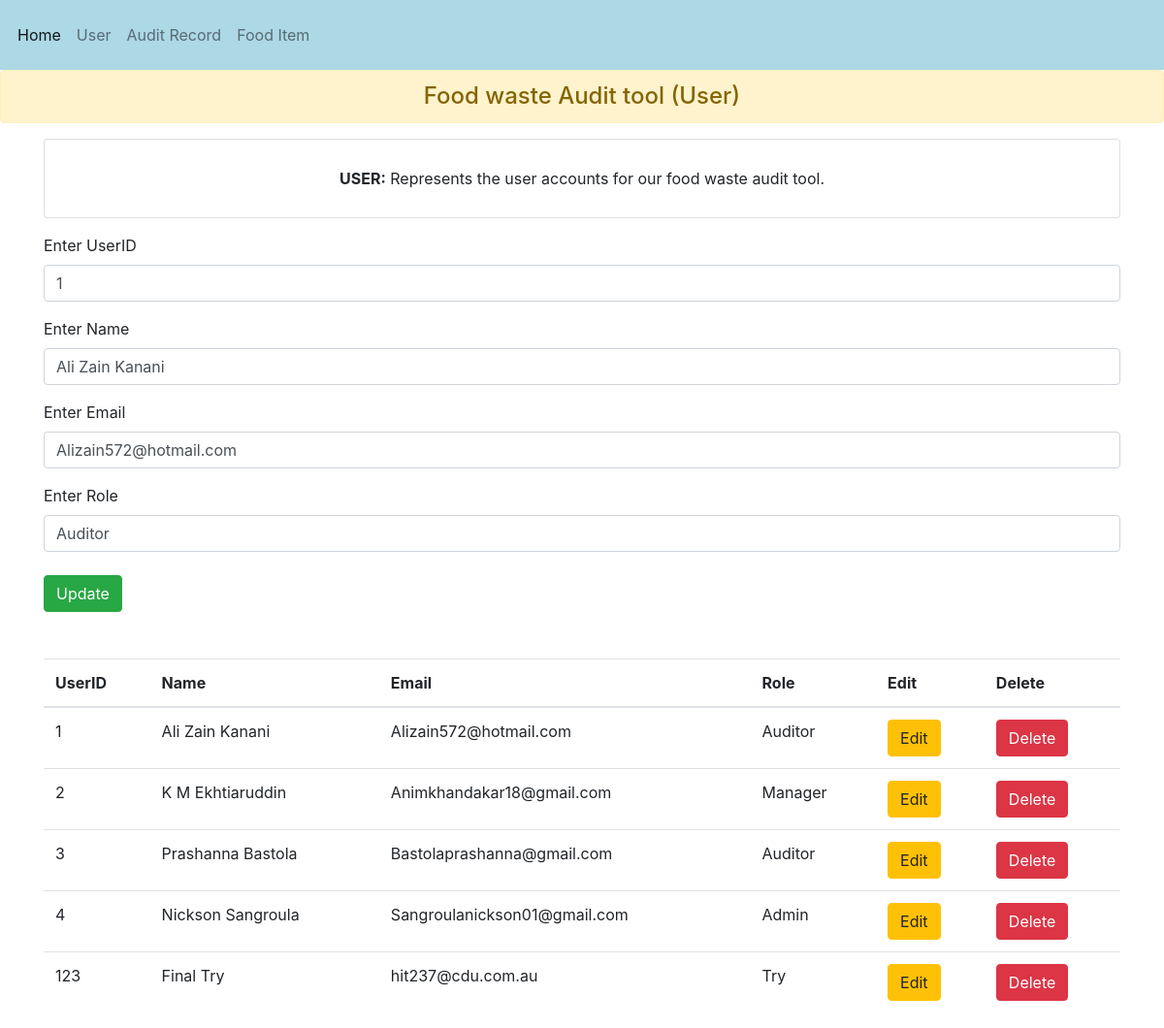
The app's page /update_user/20 with its own data.
### app/models.py (models this page shows, shortened)
class User(models.Model):
    userid  = models.CharField(max_length=200)
    name = models.TextField()
    email = models.TextField()
    role = models.TextField()

### app/views.py (the view)
# urls.py: path('update_user/<str:id>', views.UPDATE_user, name='update_user'),
def UPDATE_user(request, id):
    sel_recipe = User.objects.get(id = id)
    re = User.objects.all()
    context = {
        'sel_recipe' : sel_recipe,
        're' : re,
    }
    return render(request, 'user.html', context)

### app/templates/user.html (shortened to what this page needs)
{% load static %}
<!doctype html>
<html lang="en">
  <head>
    <link rel="stylesheet" href="https://cdn.jsdelivr.net/npm/bootstrap@4.3.1/dist/css/bootstrap.min.css">
    <link rel="stylesheet" type="text/css" href="{% static 'style.css' %}">
  </head>
  <body>
    <nav class="navbar navbar-expand-lg navbar-light ">
        <div class="collapse navbar-collapse" id="navbarNavAltMarkup">
          <div class="navbar-nav">
            <a class="nav-item nav-link active" href="{% url 'index' %}">Home</a>
            <a class="nav-item nav-link" href="{% url 'user' %}">User</a>
            <a class="nav-item nav-link" href="{% url 'audit_record' %}">Audit Record</a>
            <a class="nav-item nav-link" href="{% url 'food_items' %}">Food Item</a>
          </div>
        </div>
      </nav>
    <h4 class="alert alert-warning text-center">Food waste Audit tool (User)</h4>
    <div class="container text-center">
      <div class="card p-3">
        <ul class="list-group list-group-flush">
          <li class="list-group-item"><strong>USER:</strong> Represents the user accounts for our food waste audit tool.</li>
        </ul>
      </div>
    </div>
    <div class="container mt-3">
        {% if sel_recipe %}
        <form method="POST" action="{% url 'update_done_user' sel_recipe.id %}">
            <div class="form-group">
              <label>Enter UserID</label>
              <input type="text" class="form-control" value="{{sel_recipe.userid}}" name="userid" placeholder="Represents the unique identifier of the user" required>
            </div>
            <div class="form-group">
                <label>Enter Name</label>
                <input type="text" class="form-control" value="{{sel_recipe.name}}"  name="name" placeholder="Represents the name of the user" required>
            </div>
            <div class="form-group">
                <label>Enter Email</label>
                <input type="email" class="form-control" value="{{sel_recipe.email}}" name="email" placeholder="Represents the email address of the user" required>
            </div>
            <div class="form-group">
                <label>Enter Role</label>
                <input type="text" class="form-control" value="{{sel_recipe.role}}" name="role" placeholder="Specify the role of the user (e.g., admin, auditor, manager)" required>
            </div>
            <button type="submit" class="btn btn-success">Update</button>
        </form>
        {% endif %}
    </div>
<div class="container mt-5">
    <table class="table">
        <thead>
          <tr>
            <th scope="col">UserID</th>
            <th scope="col">Name</th>
            <th scope="col">Email</th>
            <th scope="col">Role</th>
            <th scope="col">Edit</th>
            <th scope="col">Delete</th>
          </tr>
        </thead>
        <tbody>
            {% for i in re %}
            <tr>
                <td>{{i.userid}}</td>
                <td>{{i.name}}</td>
                <td>{{i.email}}</td>
                <td>{{i.role}}</td>
                <td>
                    <a href="/update_user/{{i.id}}" class="btn btn-warning">Edit</a>
                </td>
                <td>
                    <a href="/delete_user/{{i.id}}" class="btn btn-danger">Delete</a>
                </td>
            </tr>
            {% endfor %}
        </tbody>
      </table>
</div>
  </body>
</html>

### app/static/style.css (style rules this page uses)
.navbar { background-color: lightblue; overflow: hidden; display: flex; justify-content: flex-start; padding: 10px; }
.navbar a { color: white; text-align: center; padding: 14px 16px; text-decoration: none; }

### records on screen
User: userid "1", name "Ali Zain Kanani", email "Alizain572@hotmail.com", role "Auditor"
User: userid "2", name "K M Ekhtiaruddin", email "Animkhandakar18@gmail.com", role "Manager"
User: userid "3", name "Prashanna Bastola", email "Bastolaprashanna@gmail.com", role "Auditor"
User: userid "4", name "Nickson Sangroula", email "Sangroulanickson01@gmail.com", role "Admin"
User: userid "123", name "Final Try", email "hit237@cdu.com.au", role "Try"
